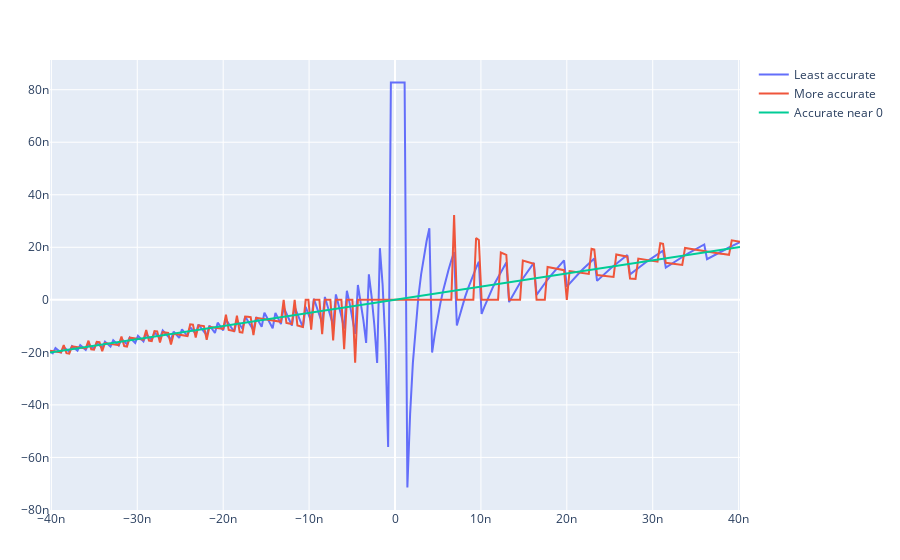

This figure's notebook cell:
### Code cell
function f(x)
    z = Array{Float64}(undef,length(x))
    for i=1:length(x)
        z[i] = (exp(x[i])-1) / ((1 + x[i]) - 1) - 1
        # Compiler makes unhelpful optimizations if we use (exp(x)-1) ./ ((1+x)-1) - 1
    end
    return z
end
s = 8e-3
#x = 1e-9 * (-1-s/2 : s : 1+s/2)
x = 4e-8 * (-1-s/2 : s : 1+s/2)
t1 = scatter(x=x,y=(exp.(x).-1) ./ x .- 1,name="Least accurate")
t2 = scatter(x=x,y=f(x),name="More accurate")
t3 = scatter(x=x,y=x/2 + x.^2/6 + x.^3/24,name="Accurate near 0")
plot([t1, t2, t3])

### Figure 1 — Plotly figure (JSON) as saved in the notebook; plotly's stock layout.template omitted (floating-point values rounded to 4 significant figures; data arrays with more than 128 entries replaced by an {"elided": "..."} marker saying what was removed)
{"data": [{"name": "Least accurate", "type": "scatter", "x": {"elided": "252 float values"}, "y": {"elided": "252 float values"}}, {"name": "More accurate", "type": "scatter", "x": {"elided": "252 float values"}, "y": {"elided": "252 float values"}}, {"name": "Accurate near 0", "type": "scatter", "x": {"elided": "252 float values"}, "y": {"elided": "252 float values"}}], "layout": {"margin": {"b": 50, "l": 50, "r": 50, "t": 60}}}
